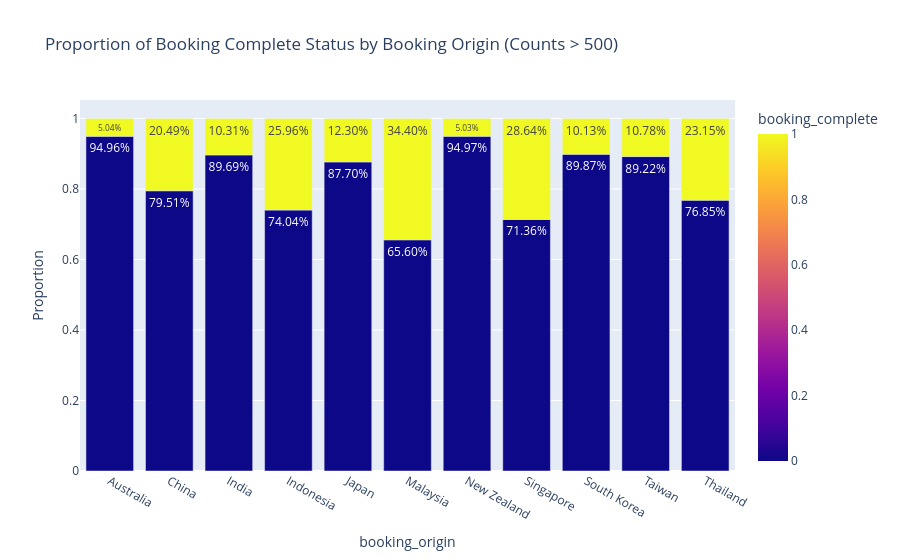

The notebook cell saved with this chart:
### Code cell
# Calculate proportions of 'booking_complete' for each origin
origin_proportions = df.groupby(['booking_origin', 'booking_complete']).size().reset_index(name='Count')
origin_proportions['Proportion'] = origin_proportions.groupby('booking_origin')['Count'].transform(lambda x: x / x.sum())

# Filter origins with total counts > 500
top_origins = origin_proportions.groupby('booking_origin')['Count'].sum()
filtered_origins = top_origins[top_origins > 500].index
filtered_origin_data = origin_proportions[origin_proportions['booking_origin'].isin(filtered_origins)]

# Plot
fig = px.bar(
    filtered_origin_data,
    x='booking_origin',
    y='Proportion',
    color='booking_complete',
    title='Proportion of Booking Complete Status by Booking Origin (Counts > 500)',
    text='Proportion'
)
fig.update_traces(texttemplate='%{text:.2%}', textposition='inside')
fig.show()

### Figure 1 — Plotly figure (JSON) as saved in the notebook; plotly's stock layout.template omitted (floating-point values rounded to 4 significant figures)
{"data": [{"alignmentgroup": "True", "hovertemplate": "booking_origin=%{x}<br>Proportion=%{text}<br>booking_complete=%{marker.color}<extra></extra>", "legendgroup": "", "marker": {"color": [0, 1, 0, 1, 0, 1, 0, 1, 0, 1, 0, 1, 0, 1, 0, 1, 0, 1, 0, 1, 0, 1], "coloraxis": "coloraxis", "pattern": {"shape": ""}}, "name": "", "offsetgroup": "", "orientation": "v", "showlegend": false, "text": [0.9496, 0.05036, 0.7951, 0.2049, 0.8969, 0.1031, 0.7404, 0.2596, 0.877, 0.123, 0.656, 0.344, 0.9497, 0.05028, 0.7136, 0.2864, 0.8987, 0.1013, 0.8922, 0.1078, 0.7685, 0.2315], "textposition": "inside", "texttemplate": "%{text:.2%}", "type": "bar", "x": ["Australia", "Australia", "China", "China", "India", "India", "Indonesia", "Indonesia", "Japan", "Japan", "Malaysia", "Malaysia", "New Zealand", "New Zealand", "Singapore", "Singapore", "South Korea", "South Korea", "Taiwan", "Taiwan", "Thailand", "Thailand"], "xaxis": "x", "y": [0.9496, 0.05036, 0.7951, 0.2049, 0.8969, 0.1031, 0.7404, 0.2596, 0.877, 0.123, 0.656, 0.344, 0.9497, 0.05028, 0.7136, 0.2864, 0.8987, 0.1013, 0.8922, 0.1078, 0.7685, 0.2315], "yaxis": "y"}], "layout": {"barmode": "relative", "coloraxis": {"colorbar": {"title": {"text": "booking_complete"}}, "colorscale": [[0, "#0d0887"], [0.1111, "#46039f"], [0.2222, "#7201a8"], [0.3333, "#9c179e"], [0.4444, "#bd3786"], [0.5556, "#d8576b"], [0.6667, "#ed7953"], [0.7778, "#fb9f3a"], [0.8889, "#fdca26"], [1, "#f0f921"]]}, "legend": {"tracegroupgap": 0}, "title": {"text": "Proportion of Booking Complete Status by Booking Origin (Counts > 500)"}, "xaxis": {"anchor": "y", "domain": [0, 1], "title": {"text": "booking_origin"}}, "yaxis": {"anchor": "x", "domain": [0, 1], "title": {"text": "Proportion"}}}}
